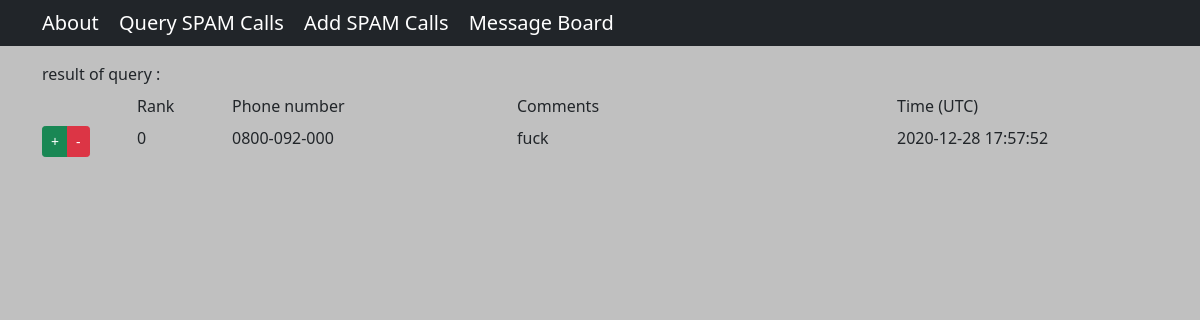
Screenshot of /rank_up/2 with the database file from the repository.
### tables this page shows
CREATE TABLE calls (
            id INTEGER PRIMARY KEY AUTOINCREMENT,
            phone TEXT NOT NULL,
            comments TEXT NOT NULL,
            time TIMESTAMP DEFAULT CURRENT_TIMESTAMP,
            rank INTEGER DEFAULT 0
        );

### routes.py (the view)
@app.route("/rank_up/<int:id>", methods=["POST", "GET"])
def rank_up(id):
    sql = "update calls set rank = rank + 1 where id = ?"
    con = sqlite3.connect(database)
    con.row_factory = sqlite3.Row
    cur = con.cursor()
    cur.execute(sql, (id,))
    con.commit()
    sql = "select * from calls where id = ?"
    cur.execute(sql, (id,))
    data = cur.fetchall()
    con.close()
    return render_template("result.html", data=data, action='query')

### templates/result.html (shortened to what this page needs)
{% extends "template.html" %}
{% block main %}
<div class="container">
    <label class="form-label">result of {{action}} : {{msg}}</label>
    <div class="row mb-2">
        {% if msg != None%}
        {% if action == 'query'%}
        <div class="col-1"></div>
        <div class="col-1">Rank</div>
        {% endif %}
        <div class="col-3">Phone number</div>
        <div class="col-4">Comments</div>
        {% if action == 'query'%}
        <div class="col-3">Time (UTC)</div>
        {% endif %}
        {% endif %}
    </div>
    {% if action == 'query'%}
    {% for rec in data %}
    <div class="row mb-2">
        <div class="col-1">
            <div class="btn-group" role="group" aria-label="...">
                <a href="{{url_for('rank_up', id=rec[0]) }}" name="rank_up" class="btn btn-sm btn-success">+</a>
                <a href="{{url_for('rank_down', id=rec[0]) }}" name="rank_down" class="btn btn-sm btn-danger">-</a>
            </div>
        </div>
        <div class="col-1">{{ rec["rank"] }}</div>
        <div class="col-3">{{ rec["phone"] }}</div>
        <div class="col-4 newline">{{ rec["comments"] }}</div>
        <div class="col-3">{{ rec["time"] }}</div>
    </div>
    {% endfor %}
    {% endif %}
</div>
{% endblock %}

### static/global.css (style rules this page uses)
body { background: Silver !important; }
div .newline { white-space: pre-wrap; }

### rows the page displays
calls: rank "0", phone "0800-092-000", comments "fuck", time "2020-12-28 17:57:52"

### other values shown
{{ action }} "query"
